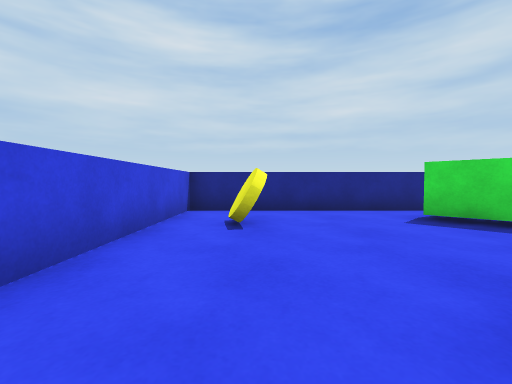
view 1 (above)

20 first-person views from a walk through a Unity game level. The camera is 0.71 m above the floor, tilts 2° down and sees 90° across. The floor is counted in squares, 1 m on a side. Each view is taken from the middle of a square. On the plan, view 1 faces up. The plan holds only what a view shows up to about 9 squares ahead; the rest is blank. The player is left out.

view 2
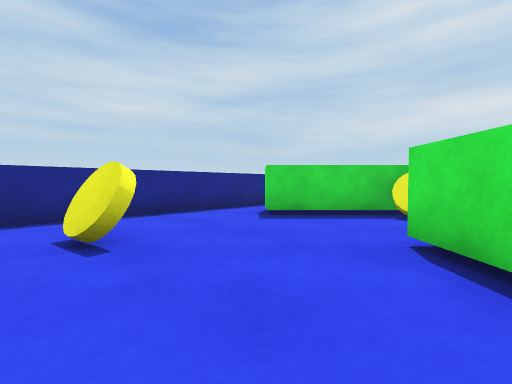

view 3
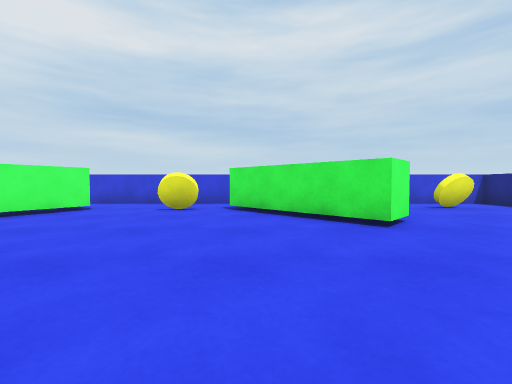

view 4
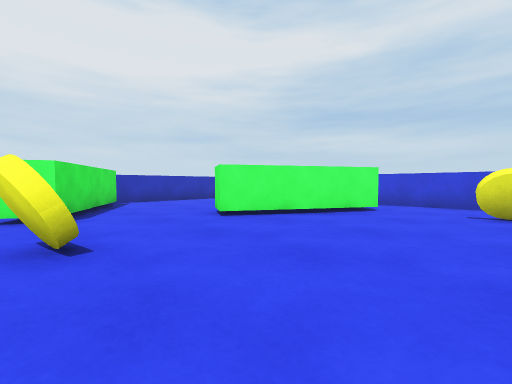

view 5
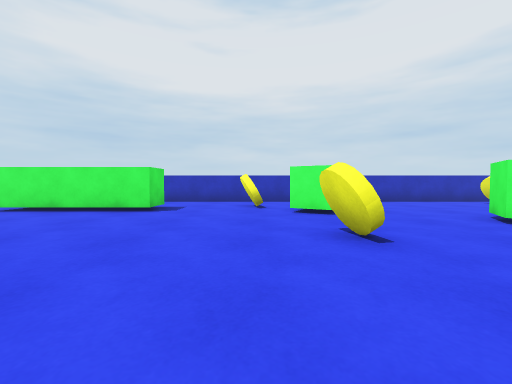

view 6
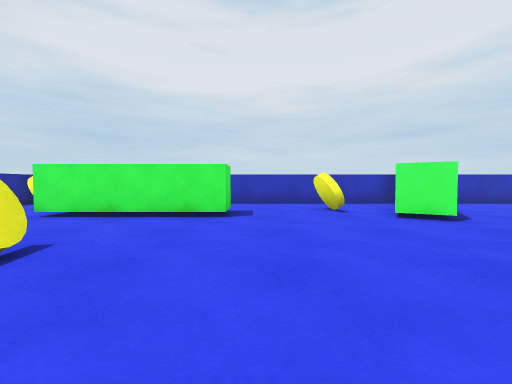

view 7
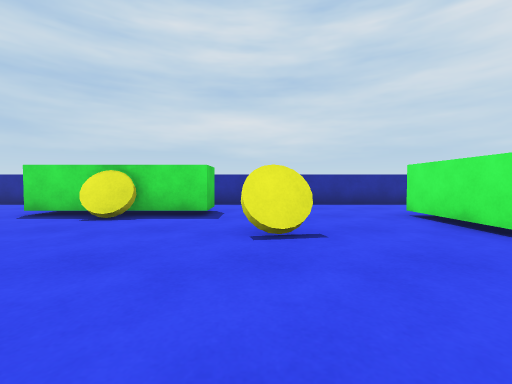

view 8
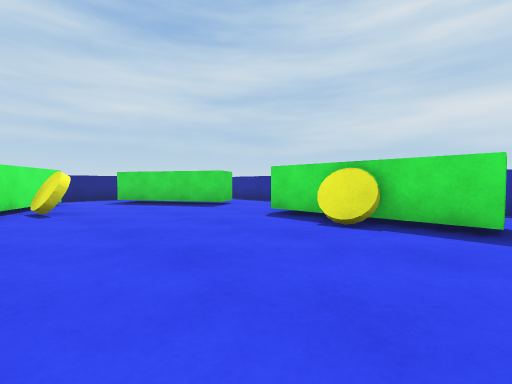

view 9
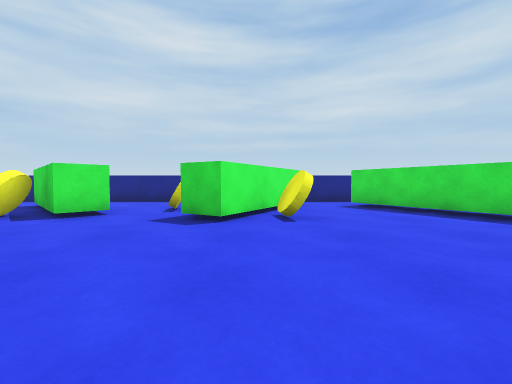

view 10
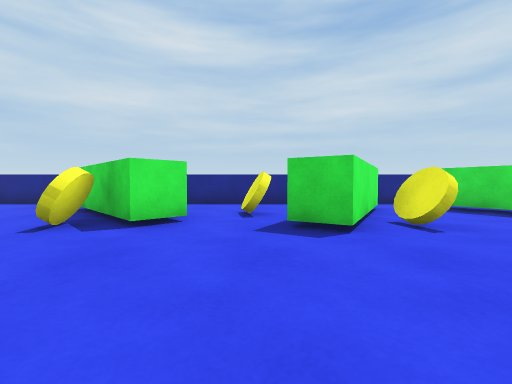

view 11
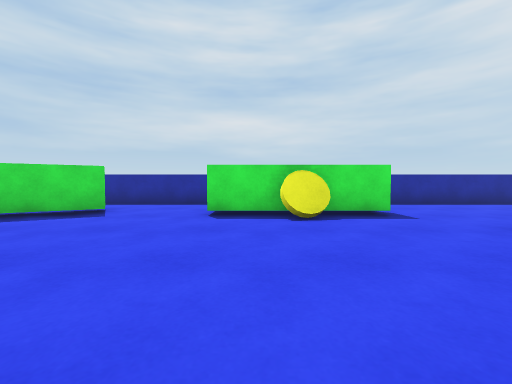

view 12
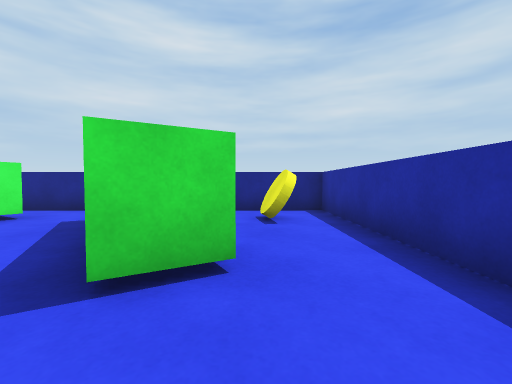

view 13
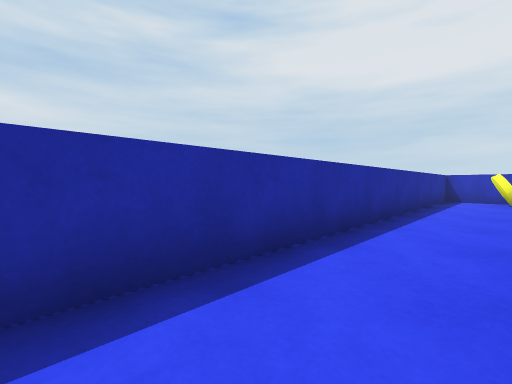

view 14
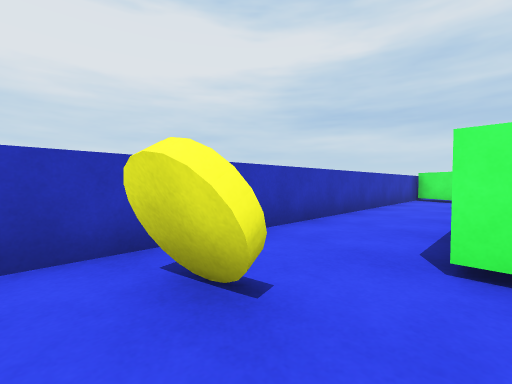

view 15
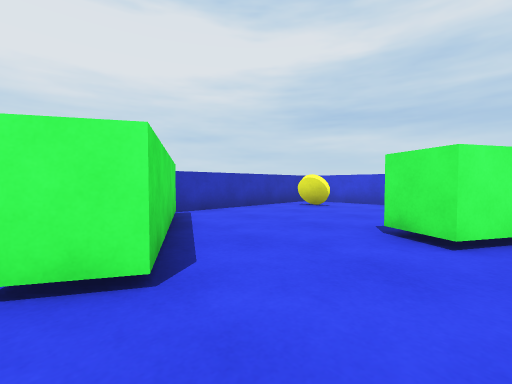

view 16
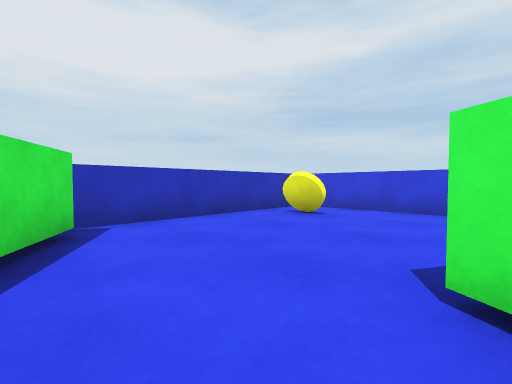

view 17
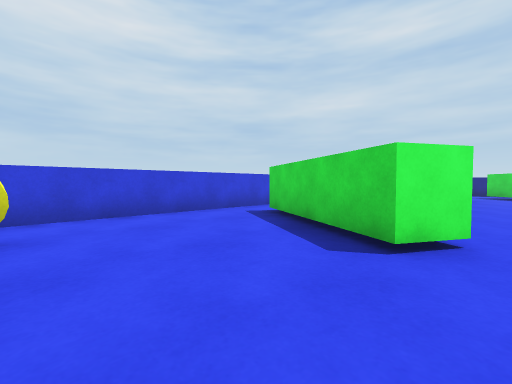

view 18
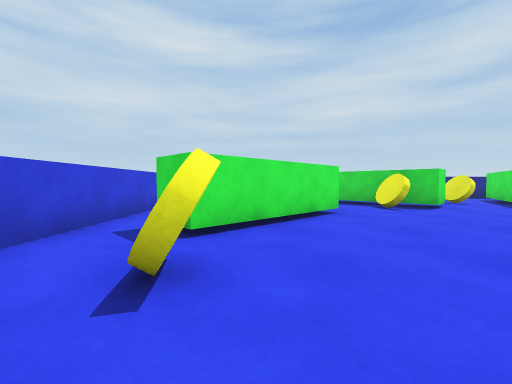

view 19
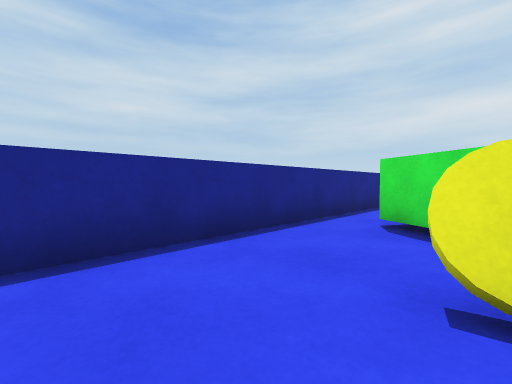

view 20
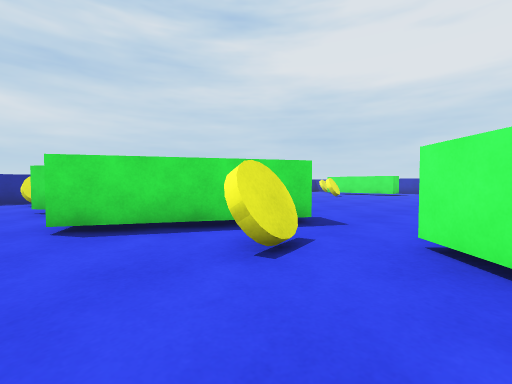

### Floor plan
Points are (right, up) in squares from view 1. A wall is a line through its corners. A room is listed if a view was taken in it or the views show most of it. See-through windows are left out.
Room 1 (views 1, 2)
walls: (1.4, 1) (2.3, 1.8) (3, 1.1); (4.8, 3.2) (3.2, 4.9) (3.8, 5.5); (4.5, 6.7) (-1.7, 6.7) (-1.7, -0.5)
ways out: opening at (-1, 0) to room 2; opening at (3.5, 2.5) to room 2; opening at (4, 6) to room 4
objects: yellow disc (0, 5)
Room 2 (views 3, 4, 5, 6, 7, 8, 9, 10, 11, 12, 13, 14, 15, 16, 18)
walls: (15.6, -4.9) (14.6, -4.9) (14.6, -0.9); (6.3, -8.7) (7.2, -9.2); (10.6, -10.4) (10.6, -9.3) (14.6, -9.3); (6, 2) (4.8, 3.2); (14.6, -9.9) (14.6, -10.4); (15.9, 2.1) (15, 1.5) (12.9, 5.1); (3, 1.1) (0.2, -1.7) (-0.6, -1); (11.4, 5.2) (9.4, 1.6) (8.5, 2.1); (13.4, 5.2) (13.9, 5.5); (0.2, -5.4) (3.7, -7.4); (5.1, -12.7) (17.7, -12.7) (17.7, 6.7) (11.5, 6.7); (-1.7, -0.5) (-1.7, -5.5)
ways out: opening at (-1, 0) to room 1; opening at (3.5, 2.5) to room 1; opening at (-1, -6) to room 3; opening at (4.5, -8.5) to room 3; opening at (7.5, 2.5) to room 4; opening at (10.5, 6) to room 4
objects: yellow disc (0, -3); yellow disc (5, 2); yellow disc (7, -6); yellow disc (8, -11); yellow disc (11, 2); yellow disc (13, -6); yellow disc (14, -3); yellow disc (16, -11); yellow disc (16, 5)
Room 3 (view 17)
walls: (-1.2, -12.7) (4.2, -12.7); (3.7, -7.4) (3.2, -8.3) (-0.3, -6.2); (4.3, -12.2) (6.3, -8.7); (-1.7, -5.5) (-1.7, -12.2)
ways out: opening at (-1, -6) to room 2; opening at (4.5, -8.5) to room 2
objects: yellow disc (0, -11)
Room 4 (views 19, 20)
walls: (6, 3.5) (6.7, 2.7) (6, 2); (8.5, 2.1) (10.6, 5.7); (11.5, 6.7) (4.5, 6.7)
ways out: opening at (4, 6) to room 1; opening at (7.5, 2.5) to room 2; opening at (10.5, 6) to room 2
objects: yellow disc (8, 4)

Where each view was taken, in squares from view 1:
view 1: 0 up, 0 right, facing up
view 2: 1 up, 1 left, facing up-right
view 3: 1 down, 7 right, facing left
view 4: 3 down, 7 right, facing down-left
view 5: 3 down, 8 right, facing down
view 6: 4 down, 10 right, facing down
view 7: 6 down, 9 right, facing right
view 8: 5 down, 10 right, facing up-right
view 9: 3 down, 10 right, facing up
view 10: 2 down, 8 right, facing up
view 11: 2 down, 9 right, facing right
view 12: 0 up, 16 right, facing up
view 13: 1 down, 16 right, facing down-right
view 14: 10 down, 17 right, facing down-left
view 15: 7 down, 7 right, facing down-left
view 16: 8 down, 5 right, facing down-left
view 17: 11 down, 4 right, facing up-left
view 18: 5 down, 1 right, facing up
view 19: 4 up, 6 right, facing up-right
view 20: 6 up, 6 right, facing down-right
